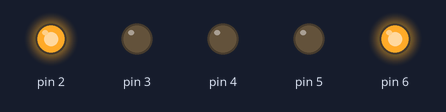
A sketch run on a simulated Arduino Uno, built with avr-gcc and run on an emulated ATmega328P. Parts: output pins drawn as LEDs (lit = HIGH).

Above: at 1.5 s.
At 4.0 s:
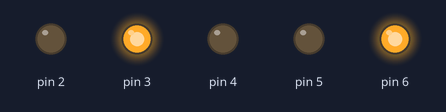
At 7.5 s:
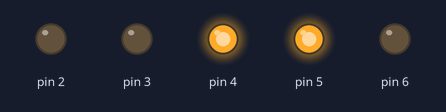
At 11.2 s:
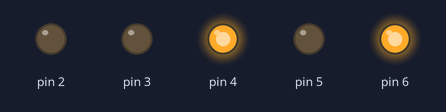
At 14.7 s:
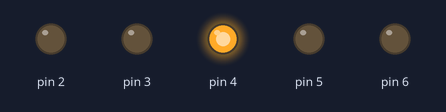
Timing chart, 0 to 19.5 s (numbered marks = the images above):
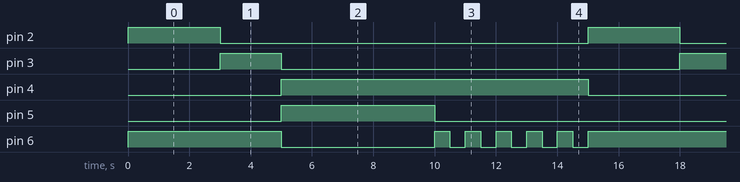

The sketch:

sketch-farol-carro-e-pedestre.ino
```cpp
// C++ code
//
int a = 0;

int my_0_5 = 0;

int counter;

void setup()
{
  pinMode(5, OUTPUT);
  pinMode(6, OUTPUT);
  pinMode(2, OUTPUT);
  pinMode(3, OUTPUT);
  pinMode(4, OUTPUT);
}

void loop()
{
  digitalWrite(5, LOW);
  digitalWrite(6, HIGH);
  digitalWrite(2, HIGH);
  delay(3000); // Wait for 3000 millisecond(s)
  digitalWrite(2, LOW);
  digitalWrite(3, HIGH);
  delay(2000); // Wait for 2000 millisecond(s)
  digitalWrite(6, LOW);
  digitalWrite(5, HIGH);
  digitalWrite(3, LOW);
  digitalWrite(4, HIGH);
  delay(5000); // Wait for 5000 millisecond(s)
  digitalWrite(5, LOW);
  for (counter = 0; counter < 5; ++counter) {
    digitalWrite(6, HIGH);
    delay(500); // Wait for 500 millisecond(s)
    digitalWrite(6, LOW);
    delay(500); // Wait for 500 millisecond(s)
  }
  digitalWrite(2, HIGH);
  digitalWrite(4, LOW);
}
```

Measured:
- by itself, pin 2: alternates HIGH for 3.0 s and LOW for 12.0 s
- by itself, pin 3: alternates HIGH for 2.0 s and LOW for 13.0 s
- by itself, pin 4: alternates HIGH for 10.0 s and LOW for 5.0 s
- by itself, pin 5: alternates HIGH for 5.0 s and LOW for 10.0 s
- by itself, pin 6: repeats every 15.0 s: LOW 5.0 s, 5 × (HIGH 0.50 s, LOW 0.50 s), HIGH 5.0 s
